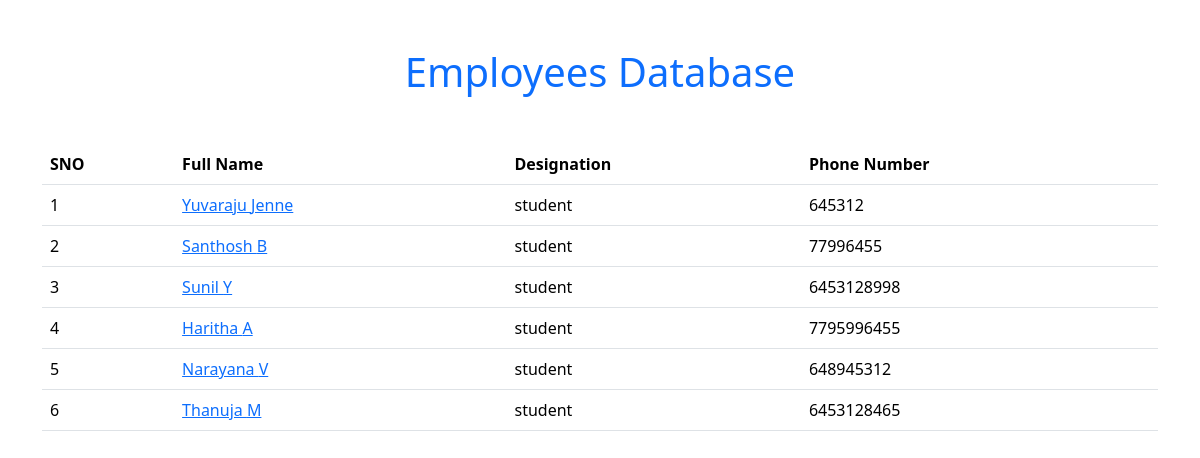
The page / on the database its author committed.
### salary/models.py (models this page shows, shortened)
class Employee(models.Model):
    first_name=models.CharField(max_length=100)
    last_name=models.CharField(max_length=100)
    image=models.ImageField(upload_to='images')
    designation=models.CharField(max_length=100)
    email_address=models.EmailField(max_length=100,unique=True)
    phone_number=models.CharField(max_length=10,blank=True)

### Employee/views.py (the view)
# urls.py: 2. Add a URL to urlpatterns:  path('', views.home, name='home')
def home(requist):
    employees=Employee.objects.all()
    context={
        'employees':employees
    }
    return render(requist,'index.html',context)

### templates/index.html (shortened to what this page needs)
<!DOCTYPE html>
<html lang="en">
<head>
    <link href="https://cdn.jsdelivr.net/npm/bootstrap@5.3.2/dist/css/bootstrap.min.css" rel="stylesheet">
</head>
<body>
    <div class="container mt-5">
        <h1 class="text-primary text-center">Employees Database</h1>
        <table class="table mt-5 table-hover">
        <thead>
            <th>SNO</th>
            <th>Full Name</th>
            <th>Designation</th>
            <th>Phone Number</th>
        </thead>
        <tbody>
                {% for x in employees  %}
                <tr>
                    <td>{{forloop.counter}}</td>
                    <td><a href="{% url "details" x.id %}">{{x.first_name}} {{x.last_name}}</a></td>
                    <td>{{x.designation}}</td>
                    <td>{{x.phone_number}}</td>
                </tr>
                {% endfor %}
        </tbody>
     </table>
    </div>
</body>
</html>

### rows shown on the page
Employee: first_name "Yuvaraju", last_name "Jenne", designation "student", phone_number "645312"
Employee: first_name "Santhosh", last_name "B", designation "student", phone_number "77996455"
Employee: first_name "Sunil", last_name "Y", designation "student", phone_number "6453128998"
Employee: first_name "Haritha", last_name "A", designation "student", phone_number "7795996455"
Employee: first_name "Narayana", last_name "V", designation "student", phone_number "648945312"
Employee: first_name "Thanuja", last_name "M", designation "student", phone_number "6453128465"
